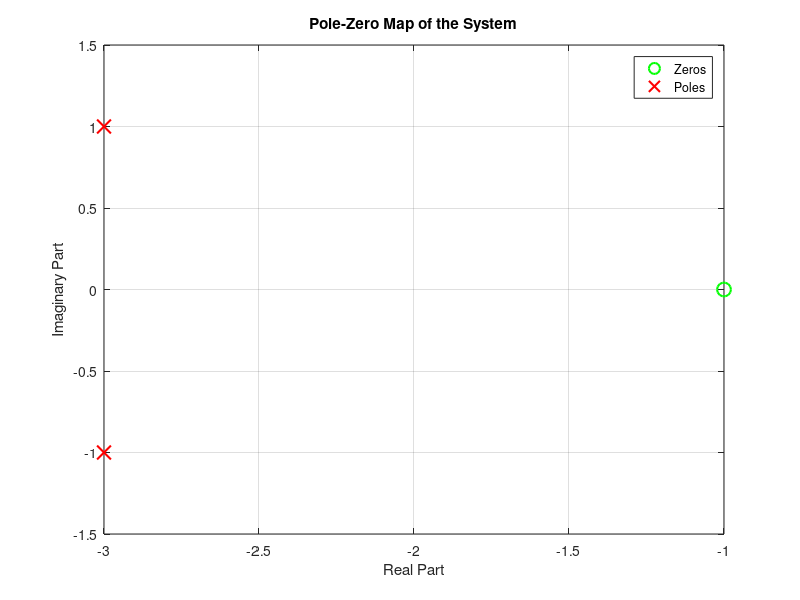

Here is the MATLAB script that generated this plot:
% Define numerator and denominator coefficients
numerator = [10, 10];          % Coefficients of 10(s + 1)
denominator = [1, 6, 10];      % Coefficients of s^2 + 6s + 10

% Find zeros and poles manually
zeros = roots(numerator);
poles = roots(denominator);

% Plot the pole-zero map manually
figure;
plot(real(zeros), imag(zeros), 'go', 'MarkerSize', 10, 'LineWidth', 1.5); hold on;
plot(real(poles), imag(poles), 'rx', 'MarkerSize', 10, 'LineWidth', 1.5);
legend('Zeros', 'Poles');
title('Pole-Zero Map of the System');
xlabel('Real Part');
ylabel('Imaginary Part');
grid on;
hold off;
